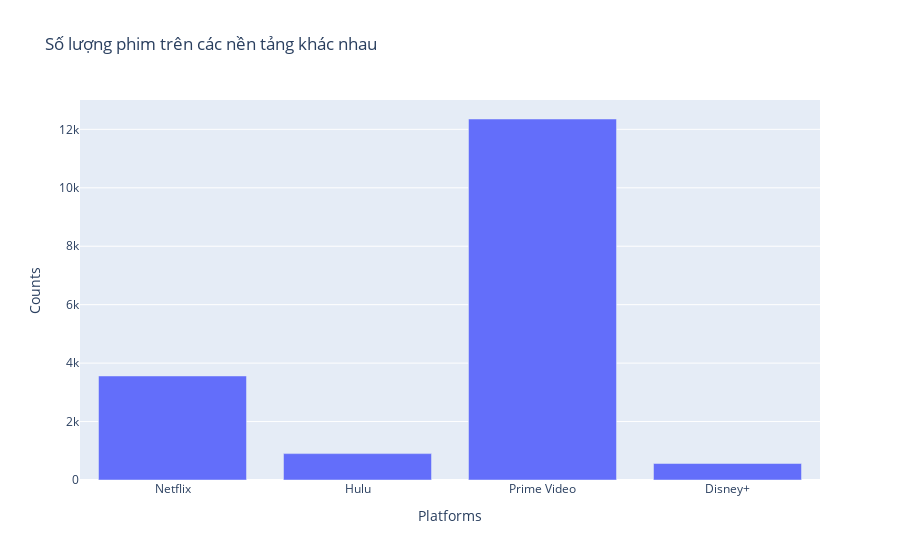

Notebook source saved alongside this figure:
### Markdown cell above
# 4

### Code cell
# Đếm số lượng phim trên mỗi nền tảng
platforms = ['Netflix', 'Hulu', 'Prime Video', 'Disney+']
platform_counts = df[platforms].sum().reset_index(name='Counts')

# Vẽ biểu đồ Bar
fig = px.bar(platform_counts, x='index', y='Counts', title='Số lượng phim trên các nền tảng khác nhau', labels={'index':'Platforms'})
fig.show()

### Figure 1 — Plotly figure (JSON) as saved in the notebook; plotly's stock layout.template omitted (floating-point values rounded to 4 significant figures)
{"data": [{"alignmentgroup": "True", "hovertemplate": "Platforms=%{x}<br>Counts=%{y}<extra></extra>", "legendgroup": "", "marker": {"color": "#636efa", "pattern": {"shape": ""}}, "name": "", "offsetgroup": "", "orientation": "v", "showlegend": false, "textposition": "auto", "type": "bar", "x": ["Netflix", "Hulu", "Prime Video", "Disney+"], "xaxis": "x", "y": [3560, 903, 12354, 564], "yaxis": "y"}], "layout": {"barmode": "relative", "legend": {"tracegroupgap": 0}, "title": {"text": "Số lượng phim trên các nền tảng khác nhau"}, "xaxis": {"anchor": "y", "domain": [0, 1], "title": {"text": "Platforms"}}, "yaxis": {"anchor": "x", "domain": [0, 1], "title": {"text": "Counts"}}}}
